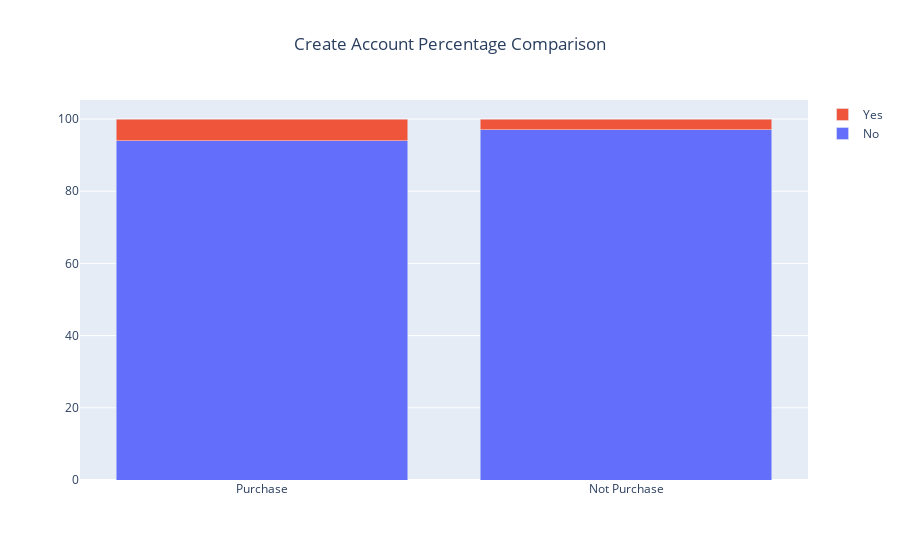

Notebook source saved alongside this figure:
### Code cell
# stacked bar chart on the percentage of users creating an account
Decision=['Purchase', 'Not Purchase']
fig = go.Figure(data=[
    go.Bar(name='No', x=Decision, y=[94,97]),
    go.Bar(name='Yes', x=Decision, y=[6,3])])

# use the stacked mode
fig.update_layout(barmode='stack', title='Create Account Percentage Comparison', title_x=0.5)
fig.show()

### Figure 1 — Plotly figure (JSON) as saved in the notebook; plotly's stock layout.template omitted (floating-point values rounded to 4 significant figures)
{"data": [{"name": "No", "type": "bar", "x": ["Purchase", "Not Purchase"], "y": [94, 97]}, {"name": "Yes", "type": "bar", "x": ["Purchase", "Not Purchase"], "y": [6, 3]}], "layout": {"barmode": "stack", "title": {"text": "Create Account Percentage Comparison", "x": 0.5}}}
